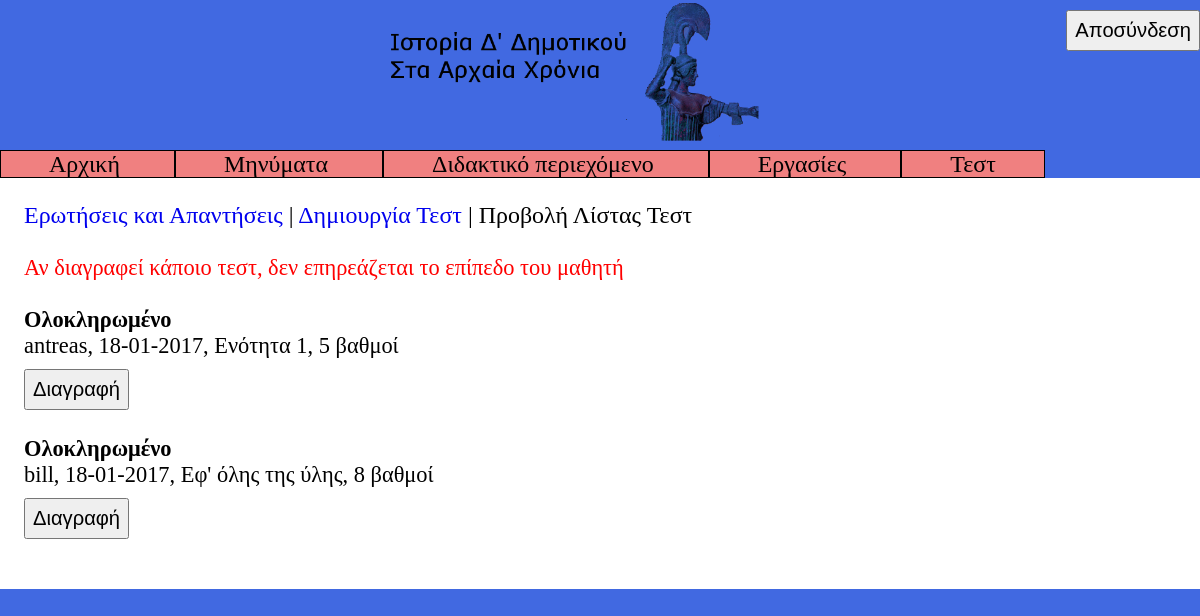
The page /code/professor/test_list.php (signed in) on the database its author committed.
### tables this page shows
CREATE TABLE `test` (
  `id` bigint(20) NOT NULL,
  `section_number` int(10) DEFAULT NULL,
  `user` varchar(20) NOT NULL,
  `test_date` date NOT NULL,
  `status` varchar(15) NOT NULL DEFAULT 'pending',
  `score` tinyint(4) DEFAULT NULL,
  `notification_id` bigint(20) NOT NULL
);

### code/professor/test_list.php (the view, shortened to what this page needs)
<!DOCTYPE html>
<html>
<head>
	<link rel="stylesheet" type="text/css" href="pstyles.css" />
</head>
<body>
	<button class="logout" onclick="logout()"> Αποσύνδεση</button>
	<img src="../banner.png" alt="Ιστορία Δ' Δημοτικού Στα Αρχαία Χρόνια" class="banner">
	<div class="big menu">
		<span class="menup"> <a href="phome.php" class="link_to_page"> Αρχική </a> </span>
		<span class="menup"> <a href="message.php" class="link_to_page"> Μηνύματα </a> </span>
		<span class="menup"> <a href="content.php" class="link_to_page"> Διδακτικό περιεχόμενο </a> </span>
		<span class="menup"> <a href="group_project.php" class="link_to_page"> Εργασίες </a> </span>
		<span class="menup"> <a href="test.php" class="link_to_page"> Τεστ </a> </span>
	</div>
	<div class="main">
		<span class="big"> <a href="test.php"> Ερωτήσεις και Απαντήσεις </a> | <a href="insert_test_form.php"> Δημιουργία Τεστ </a> | Προβολή Λίστας Τεστ </span> <br> <br>
		<span class="red_letters"> Αν διαγραφεί κάποιο τεστ, δεν επηρεάζεται το επίπεδο του μαθητή </span> <br> <br>
<?php
$to_greek = array("pending" => "Εκκρεμεί", "completed" => "Ολοκληρωμένο", "overdue" => "Εκπρόθεσμο");
$link = connect_to_database("../login_register_form.php");
$result = $link->query("SELECT * FROM test ORDER BY test_date DESC");
while ($row = mysqli_fetch_array($result, MYSQLI_ASSOC)) {
	$status = $row["status"];
	echo "<b>".$to_greek["$status"]."</b> <br>";
	echo $row["user"].", ".date("d-m-Y", strtotime($row["test_date"])).", ";
	if ($row["section_number"] == NULL) {
		echo "Εφ' όλης της ύλης";
	}
	else {
		echo "Ενότητα ".$row["section_number"];
	}
	if ($status == "completed") {
		echo ", ".$row["score"]." βαθμοί";
	}
	$id = $row["id"];
	echo "<br> <button onclick='delete_test(".$id.")'> Διαγραφή </button> <br> <br>";
}
?>
	</div>
</body>
</html>

### code/professor/pstyles.css (style rules this page uses)
* { box-sizing: border-box; }
body { background-color: royalblue; font-family: "Verdana"; font-size: 140%; margin: 0; }
button { font-size: 90%; padding: 7px; margin-top: 10px; cursor: pointer; }
a { text-decoration: none; }
button.logout { float: right; }
img.banner { display: table-cell; margin-left: 32.5%; margin-right: 32.5%; width: 35%; }
div.menu { margin-right: 10%; margin-left: 10%; }
span.menup { border: 1px solid black; padding: 0 4%; background-color: lightcoral; cursor: pointer; }
div.main { background-color: white; padding: 2%; margin-left: 10%; margin-right: 10%; }
.big { font-size: 107%; }
span.red_letters { color: red; }
a.link_to_page { color: black; }
@media only screen and (max-width: 1400px) { div.main { margin-left: 0; margin-right: 0; } }
@media only screen and (max-width: 1400px) { div.menu { margin-right: 0; margin-left: 0; } }

### rows shown on the page
test: status "Ολοκληρωμένο", user "antreas", test_date "18-01-2017", section_number "1", score "5"
test: status "Ολοκληρωμένο", user "bill", test_date "18-01-2017", shows "Εφ' όλης της ύλης", score "8"
